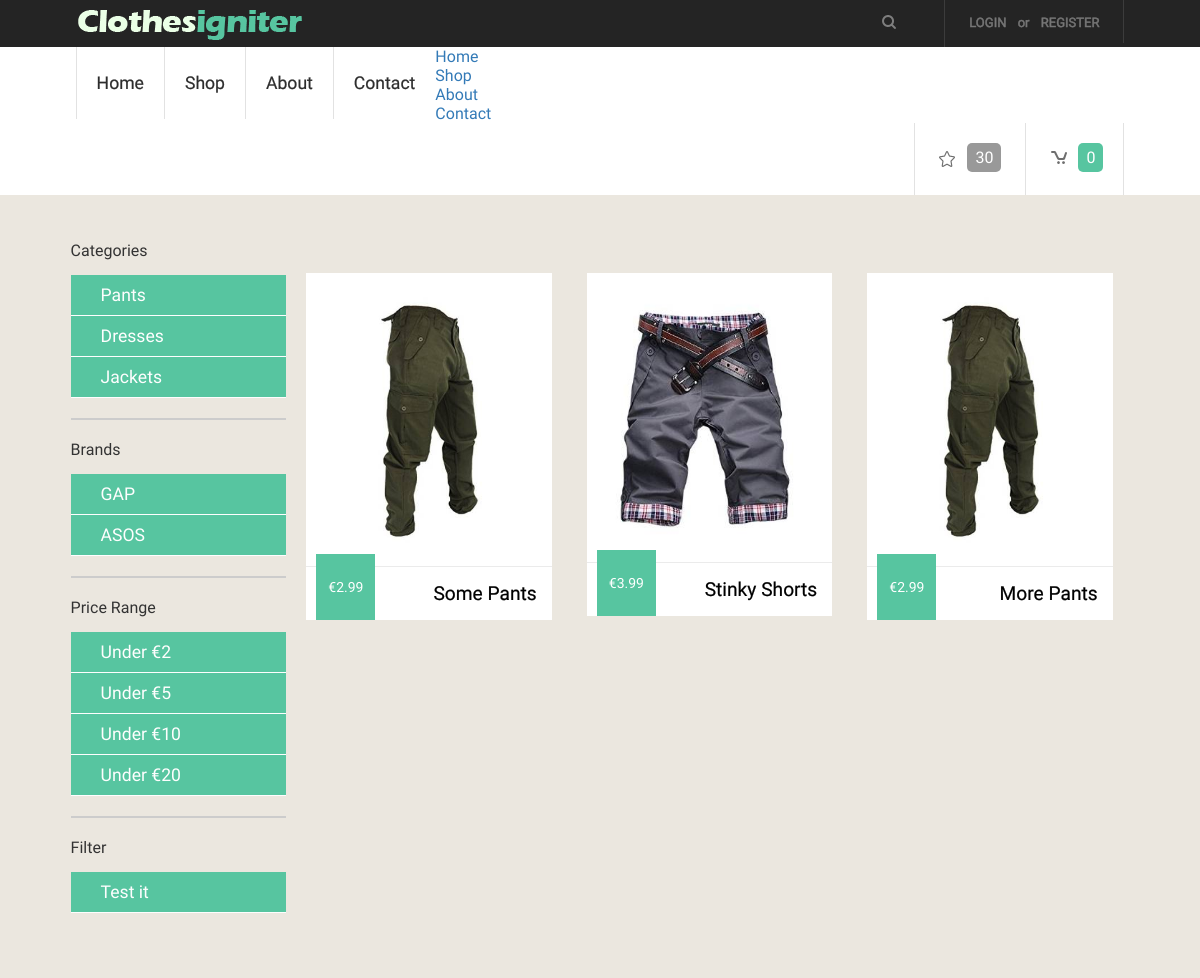
The page /index.php/store/brand/1 on the database its author committed.
### tables this page shows
CREATE TABLE IF NOT EXISTS `category` (
`id` int(11) NOT NULL,
  `name` varchar(150) NOT NULL,
  `parentID` int(11) NOT NULL,
  `slug` varchar(150) NOT NULL
);

CREATE TABLE IF NOT EXISTS `brand` (
`id` int(11) NOT NULL,
  `name` varchar(150) NOT NULL
);

CREATE TABLE IF NOT EXISTS `store_items` (
`id` int(11) NOT NULL,
  `item_name` varchar(240) NOT NULL,
  `item_price` decimal(7,2) NOT NULL,
  `image_small` varchar(240) NOT NULL,
  `image_large` varchar(240) NOT NULL,
  `item_description` text NOT NULL,
  `rating` int(11) NOT NULL DEFAULT '0',
  `categoryID` int(11) NOT NULL,
  `brandID` int(11) NOT NULL,
  `item_description_short` text NOT NULL
);

### application/views/includes/template.php (called while the page is built, shortened)
<?php $this->load->view('includes/header');?>
<?php $this->load->view($main_content);?>

### application/controllers/store.php (called while the page is built, shortened)
<?php
class Store extends CI_Controller{
    function __construct()
    {
        $this->load->model('item_model');
        $this->load->model('category_model');
        $this->load->model('brand_model');
        $this->load->helper('url_helper');
        $this->load->library('user_agent');
    }
    function brand($brand){
        $this->load->library('pagination');
        $config['base_url']=base_url().'index.php/store/brand/'. $brand;
        $config["total_rows"] = $this->item_model->record_count_brand($brand);
        $config['per_page'] = 6;
        $config['num_links'] = 20;
        $config["uri_segment"] = 4;
        $this->pagination->initialize($config);
        $page = ($this->uri->segment($config["uri_segment"])) ? $this->uri->segment($config["uri_segment"]) : 0;
        $data["items"] = $this->item_model->
        get_by_brand($config["per_page"], $page, $brand);
        $data["links"] = $this->pagination->create_links();
        $data["categories"] = $this->category_model->get_item();
        $data["brands"] = $this->brand_model->get_item();
        $data['main_content'] = 'store/index';
        $this->load->view('includes/template', $data);
    }
}

### index.php (called while the page is built, shortened)
<?php
require_once BASEPATH.'core/CodeIgniter.php';

### application/models/Category_model.php (called while the page is built, shortened)
<?php
class Category_model extends CI_Model
{
    public function get_item($id = FALSE)
    {
        if (!$id)
        {
            $query = $this->db->get('category');
            return $query->result_array();
        }
        $query = $this->db->get_where('category', array('id' => $id));
        return $query->row_array();
    }
}

### application/models/Brand_model.php (called while the page is built, shortened)
<?php
class Brand_model extends CI_Model
{
    public function get_item($id = FALSE)
    {
        if (!$id)
        {
            $query = $this->db->get('brand');
            return $query->result_array();
        }
        $query = $this->db->get_where('brand', array('id' => $id));
        return $query->row_array();
    }
}

### application/models/Item_model.php (called while the page is built, shortened)
<?php
class Item_model extends CI_Model
{
    public function get_by_brand($limit, $start, $brand= FALSE)
    {
        $this->db->limit($limit, $start);
        if(!$brand){
            $query = $this->db->get("store_items");
        }
        else{
            $query = $this->db->get_where('store_items', array('brandID' => $brand));
        }
        if ($query->num_rows() > 0) {
            foreach ($query->result() as $row) {
                $data[] = $row;
            }
            return $data;
        }
        return false;
    }
}

### application/views/store/index.php (the view, shortened to what this page needs)
<div class="row">
    <div class="col-md-3 admin-sidebar">
              <div class="list-group">
                  <ul class="category-select">
                      <h3>Categories</h3>
                  <?php
                  foreach($categories as $category) {
                      echo "<li>" . anchor('store/category/'. $category['id'], $category['name']) . "</li>";
                  }
                  ?>
                  </ul>
                  <hr>
                  <ul class="category-select">
                      <h3>Brands</h3>
                      <?php
                      foreach($brands as $brand) {
                          echo "<li>" . anchor('store/brand/'. $brand['id'], $brand['name']) . "</li>";
                      }
                      ?>
                  </ul>
                  <hr>
                  <ul class="category-select">
                      <h3>Price Range</h3>
                      <?php
                          echo "<li>" . anchor('store/price/2', 'Under &euro;2') . "</li>";
                          echo "<li>" . anchor('store/price/5', 'Under &euro;5') . "</li>";
                          echo "<li>" . anchor('store/price/10', 'Under &euro;10') . "</li>";
                          echo "<li>" . anchor('store/price/20', 'Under &euro;20') . "</li>";
                      ?>
                  </ul>
                  <hr>
                  <ul class="category-select">
                      <h3>Filter</h3>
                      <?php
                      echo "<li>" . anchor('store/filter/1/2', 'Test it') . "</li>";
                      ?>
                  </ul>
               </div>
        </div>
    <div class="col-md-9">
        <div class="grids_of_3">
            <?php if($items!=null){
                foreach($items as $item) { ?>
                    <div class="grid1_of_3">
                        <a href="<?php echo base_url() . 'index.php/item/view/'.$item->id ?>">
                            <img src="<?php echo base_url() . "images/clothes/" . $item->image_large; ?>"  alt=""/>
                            <h3><?php echo $item->item_name ?></h3>
                            <span class="price">&euro;<?php echo $item->item_price ?></span>
                        </a>
                    </div>
                <?php }} ?>
        </div>
    </div>
</div>

### css/style.css (style rules this page uses)
html,body,div,span,applet,object,iframe,h1,h2,h3,h4,h5,h6,p,blockquote,pre,a,abbr,acronym,address,big,cite,code,del,dfn,em,img,ins,kbd,q,s,samp,small,strike,strong,sub,sup,tt,var,b,u,i,dl,dt,dd,ol,nav ul,nav li,fieldset,form,label,legend,table,caption,tbody,tfoot,thead,tr,th,td,article,aside,canvas,details,embed,figure,figcaption,footer,header,hgroup,menu,nav,output,ruby,section,summary,time,mark,audio,video { margin:0;padding:0;border:0;font-size:100%;font:inherit;vertical-align:baseline; }
ol,ul { list-style:none;margin:0;padding:0; }
a { text-decoration:none; }
img { max-width:100%; }
body { font-family: 'Maven Pro', sans-serif; background:#ffffff; font-size: 100%; }
.log_reg li a { font-family: 'Maven Pro', sans-serif; font-size: 0.8125em; padding: 5px 8px; color: #777777; text-transform: uppercase; -webkit-text-stroke: 0.5px; }
.menu ul li a { display: block; padding: 26px 30px; color: #2d2d2d; font-size: 1.1em; text-transform: capitalize; -webkit-text-stroke: 0.2px; -webkit-transition: all 0.3s ease-in-out; -moz-transition: all 0.3s ease-in-out; -o-transition: all 0.3s ease-in-out; transition: all 0.3s ease-in-out; }
.grids_of_3 { text-align:center; display: block; }
.grid1_of_3 { float:left; width:30.3333%; margin-left:4.3333%; background: #ffffff; position: relative; }
.grid1_of_3:first-child { margin-left: 0; }
.grid1_of_3 a { display: block; }
.grid1_of_3 img { padding: 8% 0; }
.grid1_of_3 h3 { border-top: 1px solid #EBEBEB; padding: 15px; font-size: 1.2em; color: #000000; -webkit-text-stroke: 0.2px; text-shadow: 0 1px 0 #ffffff; text-transform: capitalize; }
.price { background: #57C5A0; color: #ffffff; font-size: 0.8725em; padding: 25px 12px; position: absolute; bottom: 0px; left: 10px; }
.grids_of_3 { display: block; margin: 4% 0; }
@media only screen and (max-width: 1280px) { .menu ul li a { padding: 26px 20px; } }

### css/custom.css (style rules this page uses)
.admin-sidebar ul, .category-select { list-style:none; margin:0; padding:0; }
.admin-sidebar ul > li > a { margin-left:20px; display:block; padding:10px; color:#fefefe; font-size:1.1em; transition: all 0.2s ease-out; }
.admin-sidebar ul > li { background:#57C5A0; border-bottom:1px solid #fefefe; transition: all 0.2s ease-out; }
.admin-sidebar h3, .admin-sidebar h4 { margin-bottom:15px; }
.admin-sidebar hr { border:1px solid #ccc; }
.grid1_of_3 { margin-bottom:20px; }
.grid1_of_3 h3 { text-align: right; }
.grids_of_3 img { max-height: 250px; }
.grid1_of_3 a { transition: all 0.4s ease-out; }

### rows shown on the page
category: id+name "Pants"
category: id+name "Dresses"
category: id+name "Jackets"
brand: id+name "GAP"
brand: id+name "ASOS"
store_items: image_large (picture), item_name "Some Pants", item_price "2.99"
store_items: image_large (picture), item_name "Stinky Shorts", item_price "3.99"
store_items: image_large (picture), item_name "More Pants", item_price "2.99"

### other values the page prints
anchor('login', 'Login') "LOGIN"
anchor('login/signup', 'Register') "REGISTER"
anchor('', 'Home') "Home"
anchor('store', 'Shop') "Shop"
anchor('store', 'About') "About"
anchor('store', 'Contact') "Contact"
anchor('store', 'Home') "Home"
anchor('store/price/2', 'Under &euro;2') "Under €2"
anchor('store/price/5', 'Under &euro;5') "Under €5"
anchor('store/price/10', 'Under &euro;10') "Under €10"
anchor('store/price/20', 'Under &euro;20') "Under €20"
anchor('store/filter/1/2', 'Test it') "Test it"
